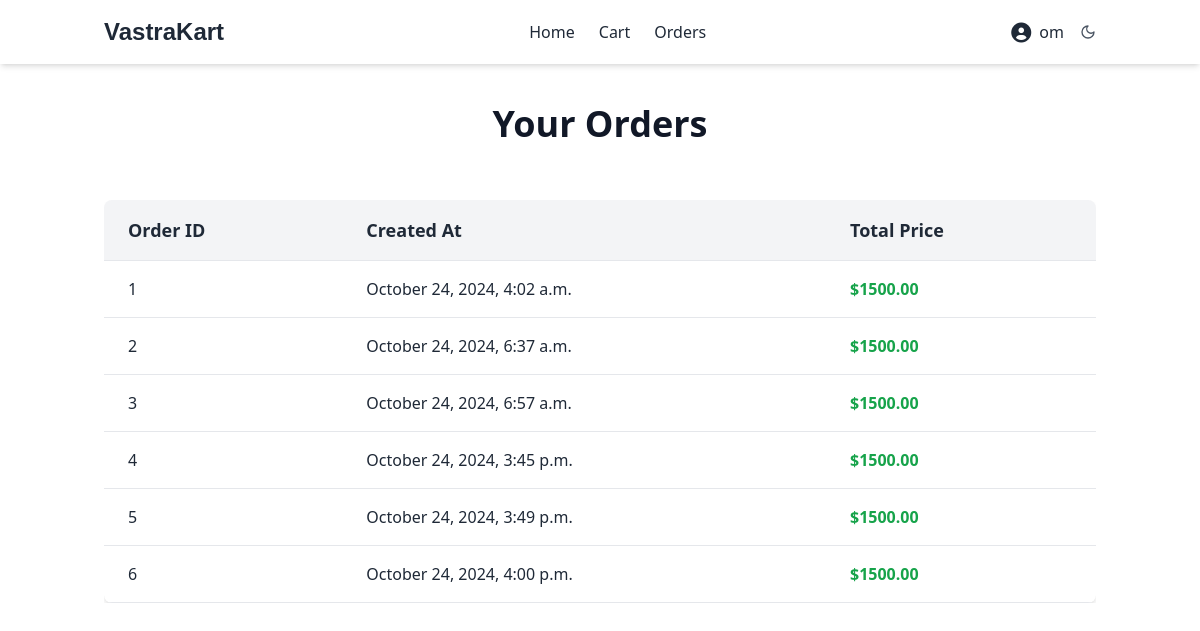
Page /orders/list/ (signed in) on the committed database.
### orders/models.py (models this page shows, shortened)
class Order(models.Model):
    user = models.ForeignKey(User, on_delete=models.CASCADE)
    created_at = models.DateTimeField(auto_now_add=True)
    total_price = models.DecimalField(max_digits=10, decimal_places=2)

### orders/views.py (the view)
# urls.py: path('list/', views.orders_list, name='order_list'),
def orders_list(request):
    orders = Order.objects.all()
    context = {'orders': orders}
    return render(request, 'orders/order_list.html', context)

### orders/templates/orders/order_list.html (shortened to what this page needs)
{% extends 'base.html' %}
{% block content %}
<div class="container mx-auto px-4 py-10">
    <h1 class="text-4xl font-extrabold mb-8 text-center dark:text-white">Your Orders</h1>
    <br>
    {% if orders %}
        <div class="overflow-x-auto">
            <table class="w-full border-collapse bg-white dark:bg-gray-800 shadow-md rounded-lg overflow-hidden">
                <thead>
                    <tr class="bg-gray-100 dark:bg-gray-700">
                        <th class="px-6 py-4 text-left text-lg font-semibold text-gray-800 dark:text-gray-300 border-b">Order ID</th>
                        <th class="px-6 py-4 text-left text-lg font-semibold text-gray-800 dark:text-gray-300 border-b">Created At</th>
                        <th class="px-6 py-4 text-left text-lg font-semibold text-gray-800 dark:text-gray-300 border-b">Total Price</th>
                    </tr>
                </thead>
                <tbody>
                    {% for order in orders %}
                        <tr class="border-b hover:bg-gray-50 dark:hover:bg-gray-600 transition-all">
                            <td class="px-6 py-4 text-gray-800 dark:text-gray-100">{{ order.id }}</td>
                            <td class="px-6 py-4 text-gray-800 dark:text-gray-100">
                                {{ order.created_at|date:"F j, Y, g:i a" }}
                            </td>
                            <td class="px-6 py-4 text-green-600 dark:text-green-400 font-semibold">
                                ${{ order.total_price }}
                            </td>
                        </tr>
                    {% endfor %}
                </tbody>
            </table>
        </div>
    {% else %}
        <p class="text-center text-lg text-gray-500 dark:text-gray-400 mt-8">
            No orders found.
        </p>
    {% endif %}
</div>
{% endblock %}

### templates/navbar.html (shortened to what this page needs)
{% load static %}
<nav class="bg-white dark:bg-gray-800 shadow-md">
    <div class="container mx-auto px-4">
        <div class="flex justify-between items-center py-4">
            <a href="{% url 'product_list' %}" class="text-gray-800 dark:text-gray-300 text-2xl font-semibold" style="font-family: 'Poppins', sans-serif;">VastraKart</a>
            <div class="hidden lg:flex space-x-6 items-center">
                <a href="{% url 'product_list' %}" class="text-gray-800 dark:text-gray-300 hover:text-blue-600 dark:hover:text-blue-400 transition duration-300">Home</a>
                <a href="{% url 'cart_detail' %}" class="text-gray-800 dark:text-gray-300 hover:text-blue-600 dark:hover:text-blue-400 transition duration-300">Cart</a>
                <a href="{% url 'order_list'%}" class="text-gray-800 dark:text-gray-300 hover:text-blue-600 dark:hover:text-blue-400 transition duration-300">Orders</a>
            </div>
            <div class="flex space-x-4 items-center">
                {% if user.is_authenticated %}
                    <div class="relative">
                        <button id="user-menu-button" class="flex items-center space-x-2 text-gray-800 dark:text-gray-300 hover:text-blue-600 dark:hover:text-blue-400 focus:outline-none">
                            <i class="fas fa-user-circle fa-lg"></i>
                            <span>{{ user.username }}</span>
                        </button>
                    </div>
                {% endif %}
                <button type="button" id="dark-mode-button" class="hs-dark-mode-active:hidden block hs-dark-mode group flex items-center text-gray-600 hover:text-blue-600 font-medium" data-hs-theme-click-value="dark">
                    <svg class="flex-shrink-0 size-4" xmlns="http://www.w3.org/2000/svg" width="24" height="24" viewBox="0 0 24 24" fill="none" stroke="currentColor" stroke-width="2" stroke-linecap="round" stroke-linejoin="round">
                        <path d="M12 3a6 6 0 0 0 9 9 9 9 0 1 1-9-9Z"></path>
                    </svg>
                </button>
            </div>
        </div>
    </div>
</nav>

### rows in the picture
Order: id "1", created_at "October 24, 2024, 4:02 a.m.", total_price "1500.00"
Order: id "2", created_at "October 24, 2024, 6:37 a.m.", total_price "1500.00"
Order: id "3", created_at "October 24, 2024, 6:57 a.m.", total_price "1500.00"
Order: id "4", created_at "October 24, 2024, 3:45 p.m.", total_price "1500.00"
Order: id "5", created_at "October 24, 2024, 3:49 p.m.", total_price "1500.00"
Order: id "6", created_at "October 24, 2024, 4:00 p.m.", total_price "1500.00"

### other values in the picture
{{ user.username }} "om"
